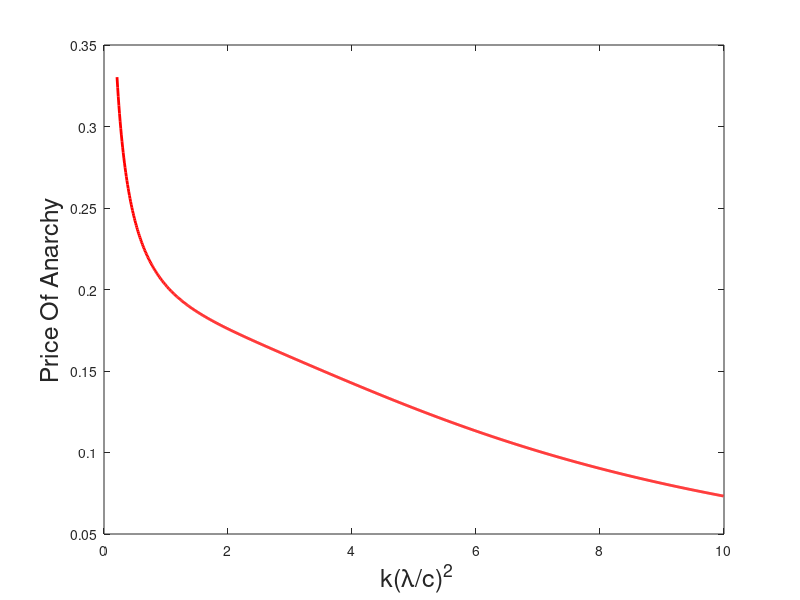

Reproduce this figure in MATLAB. (Note: this script raises an error after producing the figure.)
% randomized policy 
% self-optimal vs social-optimal price of anarchy
clear
mu = 5; % local service rate
%lambda = 0.01:0.01:1.99; % arrival rate
c = 10; %global server efficient
k = 10;
delta = 0.01; % step size

l = 1/mu + delta : delta : k-delta;
lambda = sqrt(l./k).*c;
% l =  C * (1 / ( 3 * mu * k))^(1/2);
% lambda = l : 0.01 : l+5;

priceOfAnarchy = zeros(1, length(lambda));
x = zeros(1, length(lambda));

for i = 1 : length(lambda)
    %self-optimal
    J_u = 0;
    alpha1 = (k^(1/4)*(lambda(i)+mu) - (4*c*sqrt(mu) + sqrt(k)*(lambda(i)-mu)^2 )^(1/2))/(2*k^(1/4)*lambda(i));
    alpha2 = (k^(1/4)*(lambda(i)+mu) + (4*c*sqrt(mu) + sqrt(k)*(lambda(i)-mu)^2 )^(1/2))/(2*k^(1/4)*lambda(i));
    if alpha2 > 1 && alpha1 < 1
        J_u = alpha1./(mu - alpha1.*lambda(i)) + k.*lambda(i)^2 .* (1 - alpha1).^3 ./ c^2; %object function
    end
    
    %global optimal
    alpha = 0 : 0.001 : min(1, mu/lambda(i));
    J_g = alpha./(mu - alpha.*lambda(i)) + k.*lambda(i)^2 .* (1 - alpha).^3 ./ c^2; %object function
    
    priceOfAnarchy(i) = 1 - min(J_g)/J_u;
    x(i) = k * (lambda(i)/c)^2;
end

figure(1)
plot(l, priceOfAnarchy, 'r','LineWidth',2,'MarkerSize',2)
xlabel(' k(\lambda/c)^2','FontSize',18)
ylabel('Price Of Anarchy','FontSize',18)
title('randomized policy, \mu = ' + string(mu) + ', c = ' + string(c) + ', k = ' + string(k) ,'FontSize',18)
set(gca,'fontsize',15) 
grid on